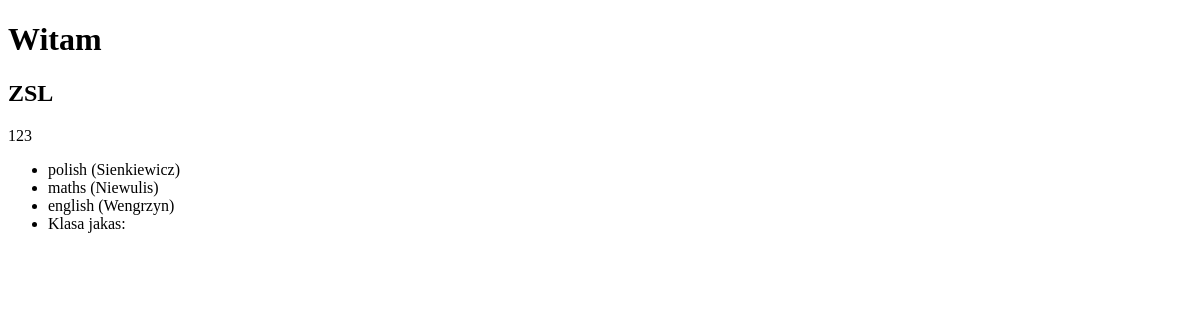
Page /zsl/ on the earlier database version.
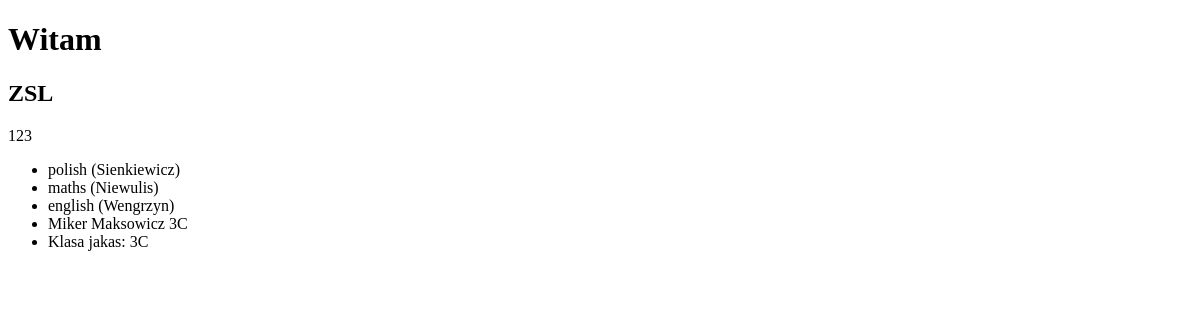
Same page on the later database version.
### playground/models.py (models this page shows)
class Student(models.Model):
    name = models.CharField(max_length=20)
    surname = models.CharField(max_length=50)
    number = models.IntegerField()
    rooster = models.ForeignKey(Class, on_delete=models.SET_NULL, null=True)

class Class(models.Model):
    name = models.CharField(max_length=20)

### playground/views.py (the view)
# urls.py: path('zsl/', views.zsl),
def zsl(request):
    lessons = [{"name": "polish",
                "lecturer": "Sienkiewicz"},
               {"name": "maths",
                "lecturer": "Niewulis"},
               {"name": "english",
                "lecturer": "Wengrzyn"}]
    betterLessons = [Lesson("polish", "Sienkiewicz"),
                     Lesson("maths", "Niewulis"),
                     Lesson("english", "Wengrzyn")]
    greeting = "Witam"
    if 'welcome' in request.GET:
        greeting = request.GET['welcome']
    students = Student.objects.all()
    students = Student.objects.filter(number__gte = 2, number__lt = 10)
    classes = Class.objects.filter(name = "3C")
    context = {
        'welcome_message': greeting,
        'lessons': betterLessons,
        'students': students,
        'classes': classes
    }
    return render(request, 'index.html', context)

### playground/templates/index.html (shortened to what this page needs)
<!DOCTYPE html>
<html lang="en">
<head>
</head>
<body>
  <main>
    <h1>{{ welcome_message }}</h1>
    <h2>ZSL</h2>
    123
    <ul>
      {% for lesson in lessons %}
      <li>{{lesson.name}} ({{ lesson.lecturer }})</li>
      {% endfor %}
      {% for student in students %}
      <li>{{student.name}} {{ student.surname }} {{student.rooster.name}}</li>
      {% endfor %}
      <li>Klasa jakas: {{classes.0.name}}</li>
    </ul>
  </main>
</body>
</html>

Differences in the rows shown:
added Student: name "Miker", surname "Maksowicz", rooster.name "3C"
added Class: name "3C"
